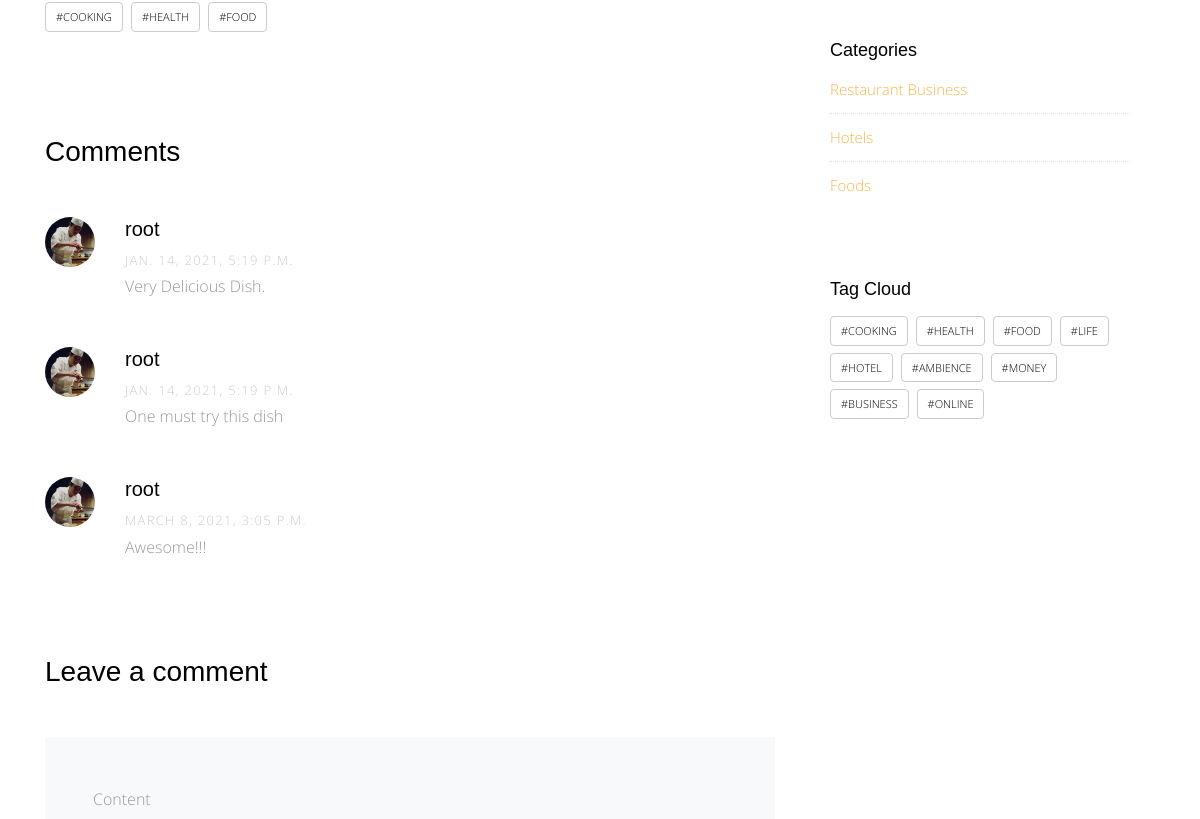
Before: /blog/3 (middle part) with the older database file.
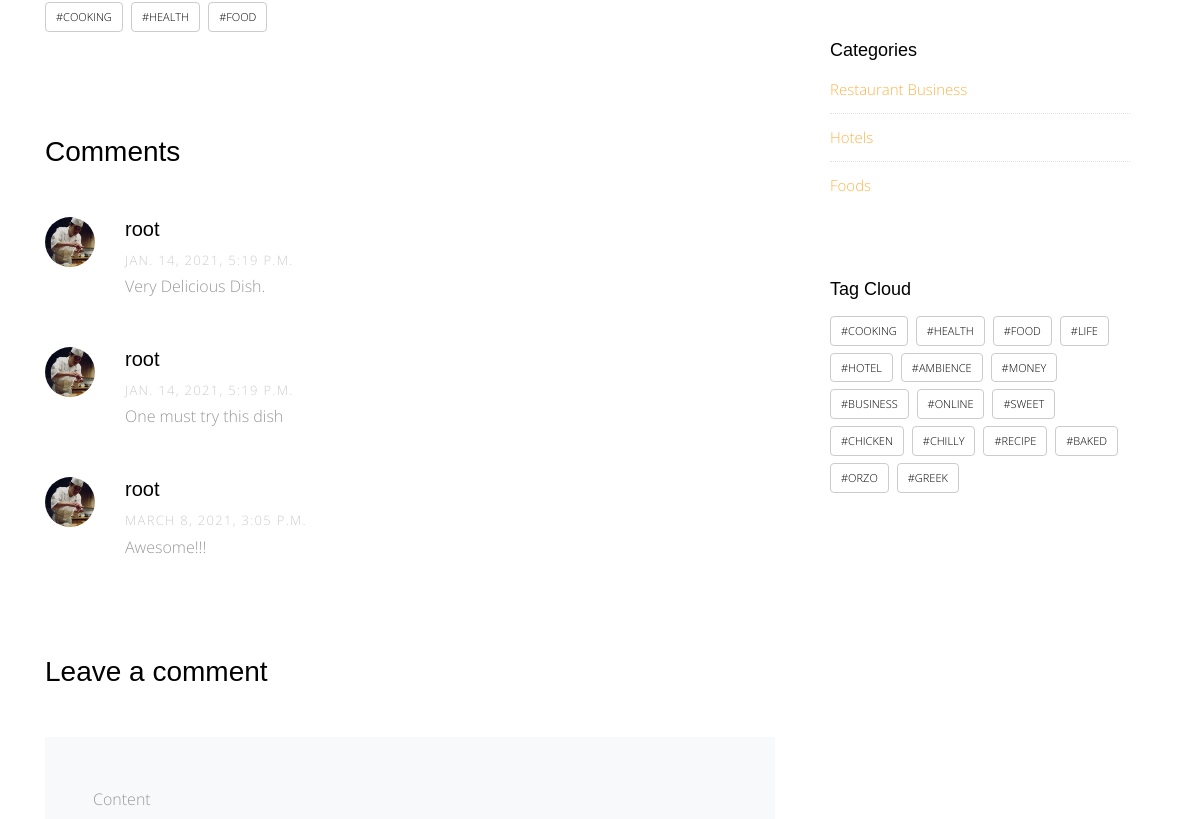
After: the same page with the newer database file.
### blog/models.py (models this page shows, shortened)
class Comment(models.Model):
    user = models.ForeignKey(User , on_delete=models.CASCADE)
    post = models.ForeignKey(Post , on_delete=models.CASCADE)
    content = models.TextField()
    created = models.DateTimeField(default=timezone.now)

class Category(models.Model):
    category_name=models.CharField(max_length=50)
    class Meta:
        verbose_name='category'
        verbose_name_plural='categories'
    def __str__(self):
        return self.category_name

### blog/views.py (the view, shortened to what this page needs)
# urls.py: path('<int:id>',views.post_detail,name="post_detail"),
def post_detail(request,id):
    post_detail=Post.objects.get(id=id)
    categories=Category.objects.all()
    all_tags= Tag.objects.all()
    comments=Comment.objects.filter(post=post_detail)
    comment_form=CommentForm()
    context={
        'post_detail':post_detail,
        'categories':categories,
        'all_tags':all_tags,
        'comments':comments,
        'comment_form':comment_form,
    }
    return render(request,"blog/post_detail.html",context)

### blog/models.py (called while the page is built)
    def __str__(self):
        return self.title

### blog/templates/blog/post_detail.html (shortened to what this page needs)
{% extends 'base.html' %}
{% load static %}
{% load bootstrap4 %}
{% block body %}
<div class="main-wrap">
       <div class="section">
          <div class="container">
            <div class="row">
              <div class="col-md-8">
                <div class="tag-widget post-tag-container mb-5 mt-5">
                  <div class="tagcloud">
                  {% for tag in post_detail.tags.all %}
                        <a href="{% url 'blog:post_by_tag' tag %}" class="tag-cloud-link">#{{tag}}</a>
                    {% endfor %}
                  </div>
                </div>
                <div class="pt-5 mt-5">
                  <h3 class="mb-5"> Comments</h3>
                  <ul class="comment-list">
                      {% for comment in comments %}
                      <li class="comment">
                        <div class="vcard bio">
                          <img src="{% static 'site_static/img/person_1.jpg' %}" alt="Image placeholder">
                        </div>
                        <div class="comment-body">
                          <h3>{{comment.user}}</h3>
                          <div class="meta">{{comment.created}}</div>
                          <p>{{comment.content}}</p>
                        </div>
                      </li>
                      {% endfor %}
                  </ul>
                  <div class="comment-form-wrap pt-5">
                    <h3 class="mb-5">Leave a comment</h3>
                    <form method="POST" class="p-5 bg-light">
                    {% bootstrap_form comment_form %}
                    </form>
                  </div>
                </div>
              </div>
              <div class="col-md-4 sidebar">
                <div class="sidebar-box">
                  <div class="categories">
                    <h3>Categories</h3>
                    {% for category in categories %}
                    <li><a href="#">{{category}}</a></li>
                    {% endfor %}
                  </div>
                </div>
                <div class="sidebar-box">
                  <h3>Tag Cloud</h3>
                  <div class="tagcloud">
                  {% for tag in all_tags %}
                        <a href="{% url 'blog:post_by_tag' tag %}" class="tag-cloud-link">#{{tag}}</a>
                    {% endfor %}
                  </div>
                </div>
              </div>
            </div>
          </div>
        </div>
      </div>
    {% endblock body %}

Changed rows visible on the page:
added Tag: name "SWEET", shown under "Tag Cloud"
added Tag: name "CHICKEN", shown under "Tag Cloud"
added Tag: name "CHILLY", shown under "Tag Cloud"
added Tag: name "RECIPE", shown under "Tag Cloud"
added Tag: name "BAKED", shown under "Tag Cloud"
added Tag: name "ORZO", shown under "Tag Cloud"
added Tag: name "GREEK", shown under "Tag Cloud"
